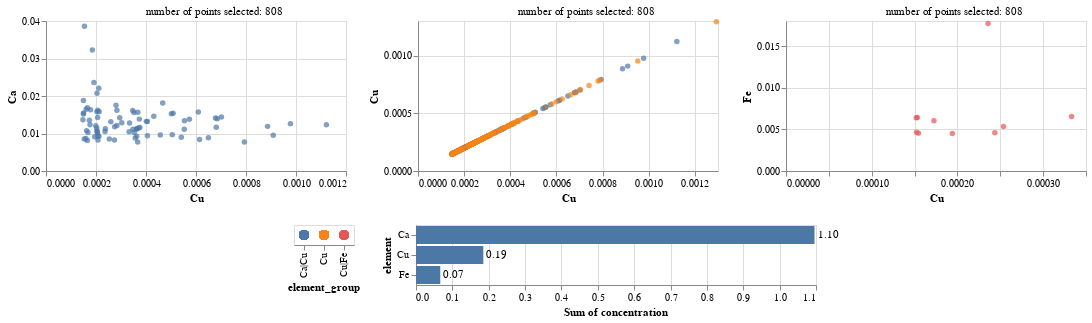

Notebook code for this chart:
### Markdown cell above
<h3>Interactive Plot</h3>

Calling `Scan.interactive_plot()` generates a nice dashboard that allows you to select individual element groups and look at the relative concentration values

### Code cell
ScanExample.s.interactive_plot(element='Cu')

### Figure 1 — Vega-Lite specification as saved in the notebook (floating-point values rounded to 4 significant figures; data arrays with more than 128 entries replaced by an {"elided": "..."} marker saying what was removed)
{"config": {"view": {"continuousWidth": 400, "continuousHeight": 300}}, "vconcat": [{"vconcat": [{"hconcat": [{"layer": [{"mark": "circle", "encoding": {"color": {"condition": {"type": "nominal", "field": "element_group", "legend": null, "selection": "selector001"}, "value": "lightgray"}, "tooltip": [{"type": "quantitative", "field": "Ca"}, {"type": "quantitative", "field": "Cu"}, {"type": "quantitative", "field": "Fe"}], "x": {"type": "quantitative", "field": "Cu"}, "y": {"type": "quantitative", "field": "Ca"}}, "height": 150, "selection": {"selector001": {"type": "multi", "fields": ["element_group"]}}, "width": 300}, {"mark": {"type": "text", "align": "left", "baseline": "top", "dy": -20}, "encoding": {"text": {"type": "nominal", "field": "text"}, "x": {"value": 100}, "y": {"value": 5}}, "transform": [{"filter": {"selection": "selector001"}}, {"aggregate": [{"op": "count", "as": "count"}]}, {"calculate": "('number of points selected: ' + datum.count)", "as": "text"}]}]}, {"layer": [{"mark": "circle", "encoding": {"color": {"condition": {"type": "nominal", "field": "element_group", "legend": null, "selection": "selector001"}, "value": "lightgray"}, "tooltip": [{"type": "quantitative", "field": "Ca"}, {"type": "quantitative", "field": "Cu"}, {"type": "quantitative", "field": "Fe"}], "x": {"type": "quantitative", "field": "Cu"}, "y": {"type": "quantitative", "field": "Cu"}}, "height": 150, "selection": {"selector001": {"type": "multi", "fields": ["element_group"]}}, "width": 300}, {"mark": {"type": "text", "align": "left", "baseline": "top", "dy": -20}, "encoding": {"text": {"type": "nominal", "field": "text"}, "x": {"value": 100}, "y": {"value": 5}}, "transform": [{"filter": {"selection": "selector001"}}, {"aggregate": [{"op": "count", "as": "count"}]}, {"calculate": "('number of points selected: ' + datum.count)", "as": "text"}]}]}, {"layer": [{"mark": "circle", "encoding": {"color": {"condition": {"type": "nominal", "field": "element_group", "legend": null, "selection": "selector001"}, "value": "lightgray"}, "tooltip": [{"type": "quantitative", "field": "Ca"}, {"type": "quantitative", "field": "Cu"}, {"type": "quantitative", "field": "Fe"}], "x": {"type": "quantitative", "field": "Cu"}, "y": {"type": "quantitative", "field": "Fe"}}, "height": 150, "selection": {"selector001": {"type": "multi", "fields": ["element_group"]}}, "width": 300}, {"mark": {"type": "text", "align": "left", "baseline": "top", "dy": -20}, "encoding": {"text": {"type": "nominal", "field": "text"}, "x": {"value": 100}, "y": {"value": 5}}, "transform": [{"filter": {"selection": "selector001"}}, {"aggregate": [{"op": "count", "as": "count"}]}, {"calculate": "('number of points selected: ' + datum.count)", "as": "text"}]}]}]}], "data": {"name": "data-62e7b8c8350a96571393395ba11f7d1d"}}, {"hconcat": [{"data": {"name": "data-62e7b8c8350a96571393395ba11f7d1d"}, "mark": {"type": "circle", "size": 100}, "encoding": {"color": {"condition": {"type": "nominal", "field": "element_group", "selection": "selector001"}, "value": "lightgray"}, "x": {"type": "nominal", "field": "element_group"}}, "selection": {"selector001": {"type": "multi", "fields": ["element_group"]}}}, {"layer": [{"mark": "bar", "encoding": {"text": {"type": "quantitative", "aggregate": "sum", "field": "concentration", "format": "0.2f"}, "x": {"type": "quantitative", "aggregate": "sum", "field": "concentration"}, "y": {"type": "nominal", "field": "element"}}, "transform": [{"filter": {"selection": "selector001"}}]}, {"mark": {"type": "text", "align": "left", "baseline": "middle", "dx": 3}, "encoding": {"text": {"type": "quantitative", "aggregate": "sum", "field": "concentration", "format": "0.2f"}, "x": {"type": "quantitative", "aggregate": "sum", "field": "concentration"}, "y": {"type": "nominal", "field": "element"}}, "transform": [{"filter": {"selection": "selector001"}}]}], "data": {"name": "data-adf35c65e6b572a202bf2e9706b4428b"}}]}], "center": true, "$schema": "https://vega.github.io/schema/vega-lite/v4.8.1.json", "datasets": {"data-62e7b8c8350a96571393395ba11f7d1d": {"elided": "808 records"}, "data-adf35c65e6b572a202bf2e9706b4428b": {"elided": "2424 records"}}}
